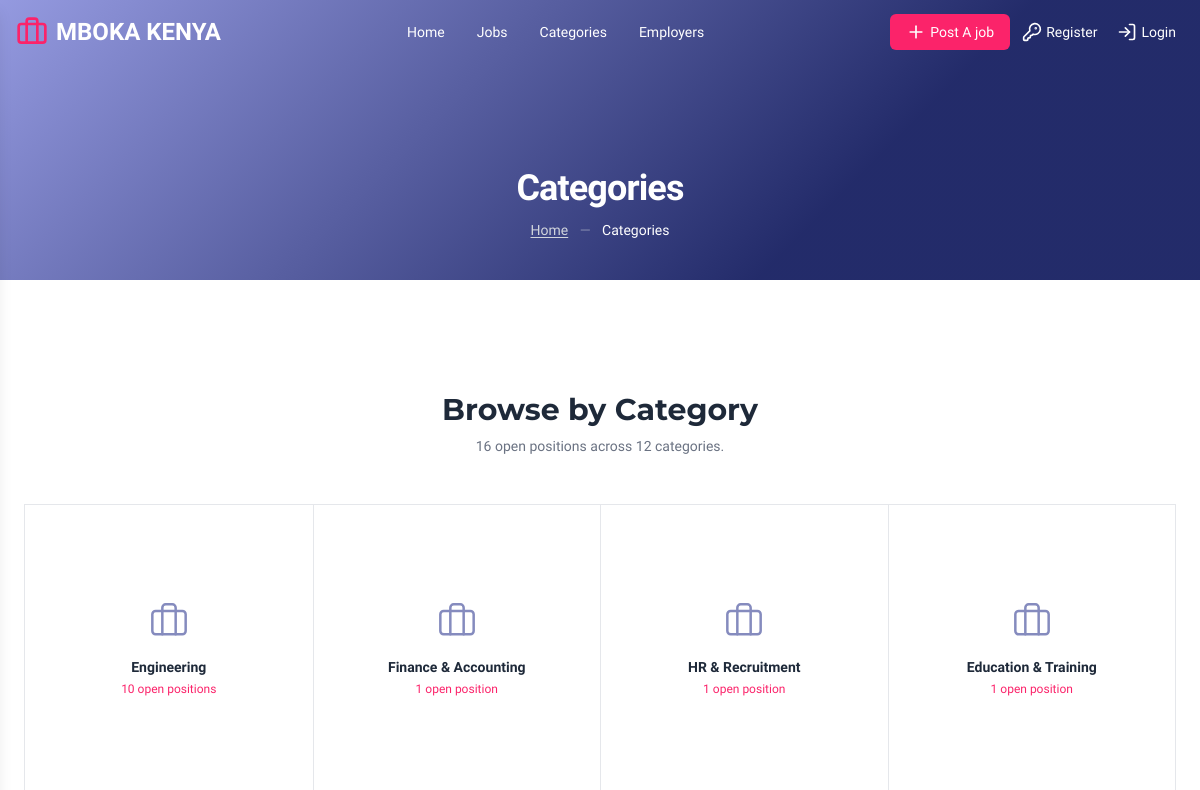
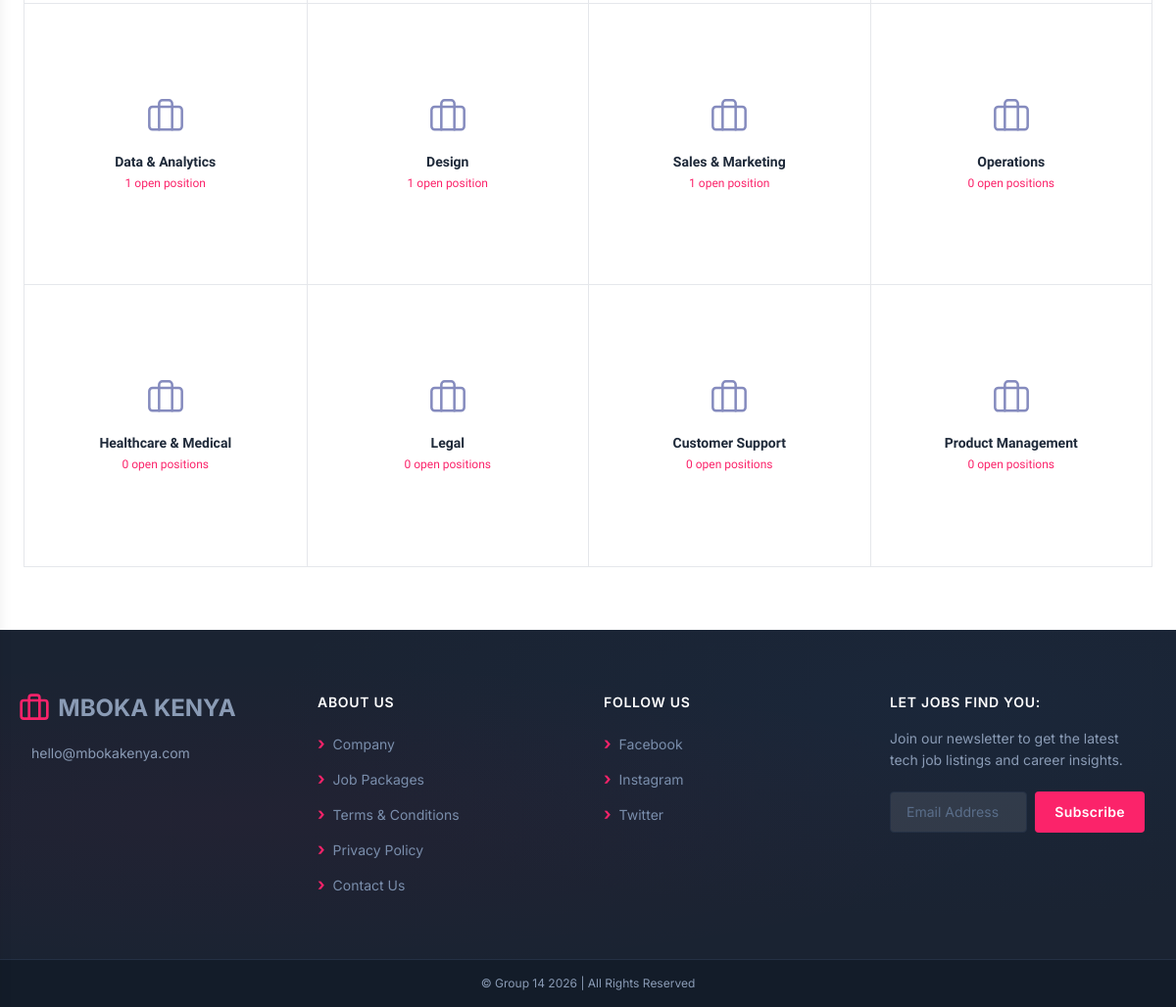
The page /categories on the database its author committed (2 pictures, top to bottom).
### tables this page shows
CREATE TABLE job_categories (
    category_id   INT AUTO_INCREMENT PRIMARY KEY,
    category_name VARCHAR(100) UNIQUE NOT NULL,
    description   TEXT,
    icon_path     VARCHAR(300),
    created_at    DATETIME DEFAULT CURRENT_TIMESTAMP
);

### views/categories.php (the view, shortened to what this page needs)
<?php include_once 'partials/header.php'; ?>
<main class="w-full">
    <section class="relative w-full overflow-hidden" style="height:280px;">
        <div class="absolute inset-0" style="background: linear-gradient(135deg, #8b91dd 0%, #10195d 70%, #10195d 100%); opacity:0.92;"></div>
        <div class="absolute inset-0 flex flex-col items-center justify-end pb-10 z-10">
            <h1 class="text-3xl md:text-4xl font-bold text-white mb-3 tracking-tight">Categories</h1>
            <p class="text-gray-300 text-sm">
                <a href="/" class="underline underline-offset-2 hover:text-white transition-colors">Home</a>
                <span class="mx-2 opacity-50">—</span>
                <span class="text-white">Categories</span>
            </p>
        </div>
    </section>
    <?php
    try {
        $db = getDB();
        $stmt = $db->query("
            SELECT jc.category_id,
                   jc.category_name            AS name,
                   COALESCE(jc.icon_path, 'briefcase') AS icon,
                   COUNT(CASE WHEN j.status = 'open' THEN 1 END) AS count
            FROM job_categories jc
            LEFT JOIN jobs j ON j.category_id = jc.category_id
            GROUP BY jc.category_id, jc.category_name, jc.icon_path
            ORDER BY count DESC
        ");
        $categories = $stmt->fetchAll(PDO::FETCH_ASSOC);
        $total_open = (int) $db->query("SELECT COUNT(*) FROM jobs WHERE status = 'open'")->fetchColumn();
    } catch (Exception $e) {
        $categories = [];
        $total_open = 0;
    }
    ?>
    <section class="bg-white py-16 px-4">
        <div class="max-w-6xl mx-auto">
            <div class="text-center my-12">
                <h2 class="text-3xl font-bold text-gray-800 mb-2" style="font-family:'Montserrat',sans-serif;">
                    Browse by Category
                </h2>
                <p class="text-gray-500 text-sm">
                    <?php echo number_format($total_open); ?> open position<?php echo $total_open !== 1 ? 's' : ''; ?> across <?php echo count($categories); ?> categories.
                </p>
            </div>
            <?php if (empty($categories)): ?>
                <div class="text-center py-20">
                    <i data-lucide="folder-open" class="w-12 h-12 text-gray-300 mx-auto mb-4"></i>
                    <p class="text-gray-400">No categories found.</p>
                </div>
            <?php else: ?>
                <div class="grid grid-cols-2 md:grid-cols-4 gap-0 border border-gray-200">
                    <?php foreach ($categories as $index => $cat):
                        $isLeft   = $index % 4 === 0;
                        $isTop    = $index < 4;
                    ?>
                        <a href="/jobs?category=<?php echo urlencode($cat['name']); ?>"
                            class="group flex flex-col items-center justify-center text-center aspect-square p-8
                              transition-all duration-200 hover:shadow-lg hover:z-10
                              <?php echo !$isTop  ? 'border-t' : ''; ?>
                              <?php echo !$isLeft ? 'border-l' : ''; ?>
                              border-gray-200">
                            <i data-lucide="<?php echo htmlspecialchars($cat['icon']); ?>"
                                class="w-10 h-10 text-[#858bbe] mb-4 transition-transform duration-200 group-hover:scale-110"
                                stroke-width="1.5"></i>
                            <h3 class="text-sm font-bold text-gray-800 mb-1"><?php echo htmlspecialchars($cat['name']); ?></h3>
                            <p class="text-xs text-[#fb236a] font-medium">
                                <?php echo (int)$cat['count']; ?> open position<?php echo (int)$cat['count'] !== 1 ? 's' : ''; ?>
                            </p>
                        </a>
                    <?php endforeach; ?>
                </div>
            <?php endif; ?>
        </div>
    </section>
</main>
<?php include_once 'partials/footer.php'; ?>

### index.php (shortened to what this page needs)
<?php
$routes = [
    ['GET',  '/',               'views/home.php',           null],
    ['GET',  '/jobs',           'views/jobs.php',           null],
    ['GET',  '/categories',           'views/categories.php',           null],
    ['GET',  '/jobs/:id',       'views/job-single.php',     null],
    ['GET',  '/employers',      'views/employers.php',      null],
    ['GET',  '/post-a-job',     'views/post-a-job.php',     null],
    ['POST', '/post-a-job',     'php/function/store-job.php', 'requireAuth'],
    ['GET',  '/login',          'views/login.php',          'requireGuest'],
    ['POST', '/login',          'php/function/login.php',  'requireGuest'],
    ['GET',  '/register',       'views/register.php',       'requireGuest'],
    ['POST', '/register',       'php/function/register.php', 'requireGuest'],
    ['GET',  '/seeker/profile',      'views/seeker/profile.php',      'requireAuth'],
    ['GET',  '/admin/profile',      'views/admin/profile.php',      'requireAuth'],
    ['GET',  '/logout',         'php/function/logout.php', 'requireAuth'],
    ['GET',  '/index',          'views/login.php',          null],
    ['GET',  '/index.php',      'views/login.php',          null],
];
$method  = $_SERVER['REQUEST_METHOD'];
$uri     = strtok($_SERVER['REQUEST_URI'], '?');
$uri     = rtrim($uri, '/') ?: '/';
foreach ($routes as [$routeMethod, $routePath, $view, $middleware]) {
    $pattern = preg_replace('#/:([^/]+)#', '/(?P<$1>[^/]+)', $routePath);
    $pattern = '#^' . $pattern . '$#';
    if ($method !== $routeMethod || !preg_match($pattern, $uri, $matches)) {
        continue;
    }
    include_once $view;
    break;
}

### views/partials/header.php (shortened to what this page needs)
<?php
$navUserId   = $_SESSION['user_id'] ?? null;
$navUserRole = $_SESSION['role'] ?? null;
$navLinks = [
  ['label' => 'Home', 'href' => '/'],
  ['label' => 'Jobs', 'href' => '/jobs'],
  ['label' => 'Categories', 'href' => '/categories'],
  ['label' => 'Employers', 'href' => '/employers'],
];
$authLinks = [];
if (!$navUserId || $navUserRole === 'employer') {
  $authLinks[] = [
    'icon'    => 'plus',
    'text'    => 'Post A job',
    'href'    => '/post-a-job',
    'variant' => 'primary',
  ];
}
if ($navUserId) {
  $authLinks[] = [
    'icon'    => 'log-out',
    'text'    => 'Sign out',
    'href'    => '/logout',
    'variant' => 'ghost',
  ];
} else {
  $authLinks[] = [
    'icon'    => 'key-round',
    'text'    => 'Register',
    'href'    => '/register',
    'variant' => 'ghost',
  ];
  $authLinks[] = [
    'icon'    => 'log-in',
    'text'    => 'Login',
    'href'    => '/login',
    'variant' => 'ghost',
  ];
}
?>
<!DOCTYPE html>
<html lang="en">
<head>
  <script src="https://cdn.jsdelivr.net/npm/@tailwindcss/browser@4"></script>
  <link href="https://cdn.jsdelivr.net/npm/sweetalert2@11/dist/sweetalert2.min.css" rel="stylesheet">
</head>
<body class="font-varela-round h-full min-h-screen flex flex-col">
  <header class=" flex items-center justify-center max-w-7xl">
    <nav id="siteNav" class="flex items-center justify-center fixed top-0 left-0 right-0 w-full h-16 transition-all duration-300 ease-in-out z-50 bg-transparent text-white ">
      <div class="max-w-7xl w-full px-4 flex items-center justify-between h-full">
        <a href="<?php echo $navUserId ? '/dashboard' : '/'; ?>" class="nav-logo font-bold text-2xl transition-colors flex items-center justify-center gap-2  left-1/2 transform max-md:-translate-x-1/2 md:static md:transform-none">
          <i data-lucide="briefcase" class="w-8 h-8 text-[#fb236a]" aria-hidden="true"></i>
          <span class="hidden md:inline">MBOKA KENYA</span>
        </a>
        <div class="hidden md:flex items-center gap-8">
          <?php foreach ($navLinks as $link): ?>
            <a href="<?php echo $link['href']; ?>" class="nav-link font-medium text-sm transition-colors">
              <?php echo $link['label']; ?>
            </a>
          <?php endforeach; ?>
        </div>
        <div class="flex items-center gap-1">
          <?php foreach ($authLinks as $link): ?>
            <?php
            $isPrimary = $link['variant'] === 'primary';
            $classes = 'flex items-center gap-1 p-2 rounded-md font-medium text-sm transition-all ';
            $classes .= $isPrimary ? 'bg-[#fb236a] text-white hover:bg-[#fb236a]/80 px-4' : '';
            ?>
            <a href="<?php echo $link['href']; ?>" class="nav-action <?php echo $isPrimary ? 'primary-action' : ''; ?> <?php echo $classes; ?>">
              <i data-lucide="<?php echo $link['icon']; ?>" class="w-5 h-5" aria-hidden="true"></i>
              <span class="hidden md:inline"><?php echo $link['text']; ?></span>
            </a>
          <?php endforeach; ?>
        </div>
      </div>
    </nav>
  </header>

### views/partials/footer.php (shortened to what this page needs)
<footer class="footer-bg-texture font-inter ">
  <div class="max-w-7xl mx-auto px-6 lg:px-8 py-14 lg:py-16">
    <div class="grid grid-cols-1 sm:grid-cols-2 lg:grid-cols-4 gap-10 lg:gap-8">
      <div class="flex flex-col gap-5">
        <a class="nav-logo font-bold text-2xl transition-colors flex items-center justify-center gap-2 -ml-16 text-footer-text">
          <i data-lucide="briefcase" class="w-8 h-8 text-[#fb236a]" aria-hidden="true"></i>
          <span class="hidden md:inline">MBOKA KENYA</span>
        </a>
        <a href="mailto:hello@mbokakenya.com" class="text-footer-text text-sm hover:text-white transition-colors duration-200">
          hello@mbokakenya.com
        </a>
      </div>
      <div>
        <h3 class="text-white font-semibold text-sm tracking-wider uppercase mb-5">About Us</h3>
        <ul class="space-y-3">
          <li><a href="#" class="footer-nav-arrow text-footer-link text-sm hover:text-white transition-colors duration-200">Company</a></li>
          <li><a href="#" class="footer-nav-arrow text-footer-link text-sm hover:text-white transition-colors duration-200">Job Packages</a></li>
          <li><a href="#" class="footer-nav-arrow text-footer-link text-sm hover:text-white transition-colors duration-200">Terms &amp; Conditions</a></li>
          <li><a href="#" class="footer-nav-arrow text-footer-link text-sm hover:text-white transition-colors duration-200">Privacy Policy</a></li>
          <li><a href="#" class="footer-nav-arrow text-footer-link text-sm hover:text-white transition-colors duration-200">Contact Us</a></li>
        </ul>
      </div>
      <div>
        <h3 class="text-white font-semibold text-sm tracking-wider uppercase mb-5">Follow Us</h3>
        <ul class="space-y-3">
          <li><a href="#" target="_blank" rel="noopener" class="footer-nav-arrow text-footer-link text-sm hover:text-white transition-colors duration-200">Facebook</a></li>
          <li><a href="#" target="_blank" rel="noopener" class="footer-nav-arrow text-footer-link text-sm hover:text-white transition-colors duration-200">Instagram</a></li>
          <li><a href="#" target="_blank" rel="noopener" class="footer-nav-arrow text-footer-link text-sm hover:text-white transition-colors duration-200">Twitter</a></li>
        </ul>
      </div>
      <div>
        <h3 class="text-white font-semibold text-sm tracking-wider uppercase mb-4">Let Jobs find you:</h3>
        <p class="text-footer-text text-sm leading-relaxed mb-5">
          Join our newsletter to get the latest tech job listings and career insights.
        </p>
        <div id="mc_embed_signup">
          <form
            action="#"
            method="post"
            target="_blank"
            novalidate>
            <div class="flex flex-col sm:flex-row gap-2">
              <input
                type="email"
                name="EMAIL"
                placeholder="Email Address"
                required
                class="footer-email-input flex-1 min-w-0 bg-white/10 border border-footer-border text-white text-sm px-4 py-2.5 rounded transition-all duration-200 focus:bg-white/15" />
              <button
                type="submit"
                name="subscribe"
                class="bg-ck-pink hover:bg-red-600 active:bg-red-700 text-white text-sm font-semibold px-5 py-2.5 rounded tracking-wide transition-colors duration-200 whitespace-nowrap cursor-pointer">
                Subscribe
              </button>
            </div>
          </form>
        </div>
      </div>
    </div>
  </div>
  <div class="footer-bottom-bg border-t border-footer-border">
    <div class="max-w-7xl mx-auto px-6 lg:px-8 py-4">
      <p class="text-center text-footer-text text-xs">
        © Group 14 2026 | All Rights Reserved
      </p>
    </div>
  </div>
</footer>
</body>
</html>

### views/partials/header.php (style rules this page uses)
.footer-bg-texture { background-color: #1a2332; background-image: radial-gradient(ellipse at 20% 50%, rgba(232,20,77,0.04) 0%, transparent 60%), radial-gradient(ellipse at 80% 20%, rgba(30,60,100,0.15) 0%, transparent 50%); }
.footer-bottom-bg { background-color: #131c29; }
.footer-nav-arrow::before { content: '›'; margin-right: 8px; color: #fb236a; font-size: 1.1rem; font-weight: 700; line-height: 1; }
.footer-email-input::placeholder { color: #5a6e8a; }

### rows shown on the page
job_categories: category_name "Engineering", count "10", shows "s"
job_categories: category_name "Finance & Accounting", count "1"
job_categories: category_name "HR & Recruitment", count "1"
job_categories: category_name "Education & Training", count "1"
job_categories: category_name "Data & Analytics", count "1"
job_categories: category_name "Design", count "1"
job_categories: category_name "Sales & Marketing", count "1"
job_categories: category_name "Operations", count "0"
job_categories: category_name "Healthcare & Medical", count "0", shows "s"
job_categories: category_name "Legal", count "0", shows "s"
job_categories: category_name "Customer Support", count "0"
job_categories: category_name "Product Management", count "0", shows "s"

### other values the page prints
$link['label'] "Home"
$link['label'] "Jobs"
$link['label'] "Categories"
$link['label'] "Employers"
$link['text'] "Post A job"
$link['text'] "Register"
$link['text'] "Login"
$total_open "16"
count($categories) "12"
